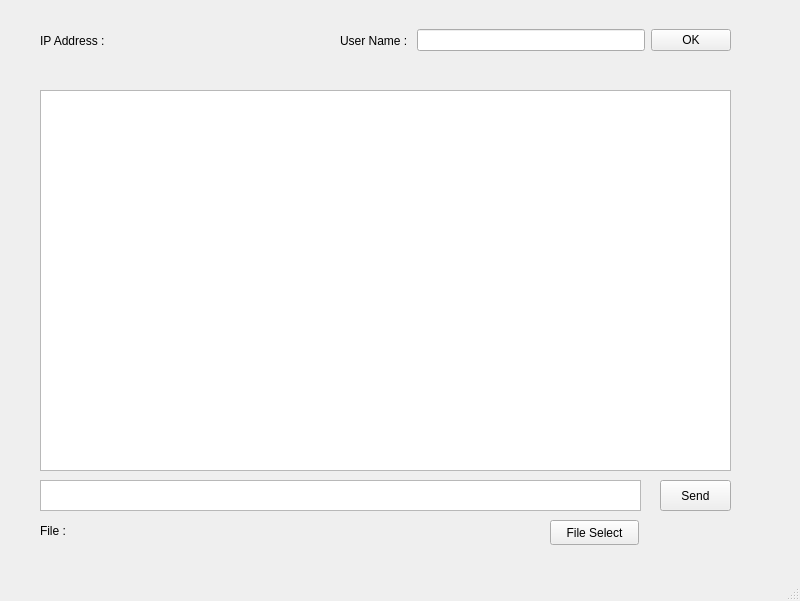
<?xml version="1.0" encoding="UTF-8"?>
<ui version="4.0">
 <class>MainWindow</class>
 <widget class="QMainWindow" name="MainWindow">
  <property name="geometry">
   <rect>
    <x>0</x>
    <y>0</y>
    <width>800</width>
    <height>601</height>
   </rect>
  </property>
  <property name="cursor">
   <cursorShape>ForbiddenCursor</cursorShape>
  </property>
  <property name="windowTitle">
   <string>Chatting Program</string>
  </property>
  <widget class="QWidget" name="centralwidget">
   <widget class="QWidget" name="horizontalLayoutWidget">
    <property name="geometry">
     <rect>
      <x>40</x>
      <y>20</y>
      <width>261</width>
      <height>41</height>
     </rect>
    </property>
    <layout class="QHBoxLayout" name="IPAddress">
     <item>
      <widget class="QLabel" name="Text">
       <property name="text">
        <string>IP Address : </string>
       </property>
      </widget>
     </item>
     <item>
      <widget class="QLabel" name="IP">
       <property name="text">
        <string/>
       </property>
      </widget>
     </item>
    </layout>
   </widget>
   <widget class="QWidget" name="horizontalLayoutWidget_2">
    <property name="geometry">
     <rect>
      <x>340</x>
      <y>20</y>
      <width>391</width>
      <height>41</height>
     </rect>
    </property>
    <layout class="QHBoxLayout" name="Username">
     <item>
      <widget class="QLabel" name="Text2">
       <property name="text">
        <string>User Name : </string>
       </property>
      </widget>
     </item>
     <item>
      <widget class="QLineEdit" name="UserInput"/>
     </item>
     <item>
      <widget class="QPushButton" name="Button">
       <property name="text">
        <string>OK</string>
       </property>
      </widget>
     </item>
    </layout>
   </widget>
   <widget class="QPlainTextEdit" name="Chatting">
    <property name="geometry">
     <rect>
      <x>40</x>
      <y>90</y>
      <width>691</width>
      <height>381</height>
     </rect>
    </property>
   </widget>
   <widget class="QTextEdit" name="textEdit">
    <property name="geometry">
     <rect>
      <x>40</x>
      <y>480</y>
      <width>601</width>
      <height>31</height>
     </rect>
    </property>
   </widget>
   <widget class="QPushButton" name="pushButton">
    <property name="geometry">
     <rect>
      <x>660</x>
      <y>480</y>
      <width>71</width>
      <height>31</height>
     </rect>
    </property>
    <property name="text">
     <string>Send</string>
    </property>
   </widget>
   <widget class="QLabel" name="Filelabel">
    <property name="geometry">
     <rect>
      <x>40</x>
      <y>520</y>
      <width>67</width>
      <height>21</height>
     </rect>
    </property>
    <property name="text">
     <string>File : </string>
    </property>
   </widget>
   <widget class="QLabel" name="FileCourse">
    <property name="geometry">
     <rect>
      <x>80</x>
      <y>520</y>
      <width>451</width>
      <height>21</height>
     </rect>
    </property>
    <property name="text">
     <string/>
    </property>
   </widget>
   <widget class="QPushButton" name="FileSelectButton">
    <property name="geometry">
     <rect>
      <x>550</x>
      <y>520</y>
      <width>89</width>
      <height>25</height>
     </rect>
    </property>
    <property name="text">
     <string>File Select</string>
    </property>
   </widget>
  </widget>
  <widget class="QMenuBar" name="menubar">
   <property name="geometry">
    <rect>
     <x>0</x>
     <y>0</y>
     <width>800</width>
     <height>22</height>
    </rect>
   </property>
  </widget>
  <widget class="QStatusBar" name="statusbar"/>
 </widget>
 <resources/>
 <connections/>
</ui>
